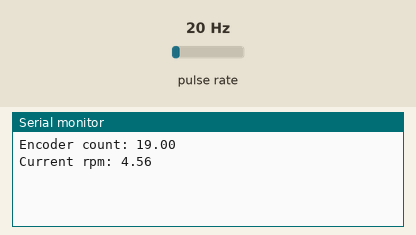
This sketch was run on a simulated Teensy 4. Shown: the last lines printed to the serial monitor. Wiring (inferred from the names in the program): pulse sensor: data A9. The test bench sets the inputs (shaded band); at power-on: pulse rate 20 Hz.

Above: at 1.2 s.
1.3 s: pulse rate (sensor on A9) set to 4 Hz
At 2.6 s:
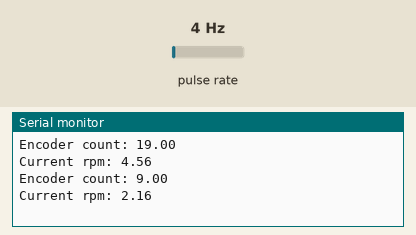
2.8 s: pulse rate (sensor on A9) set to 50 Hz
At 3.8 s:
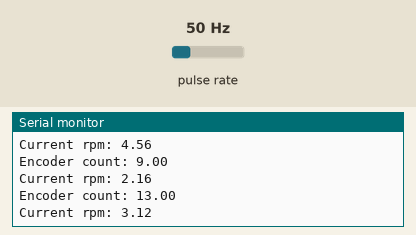
Timing chart, 0 to 5.8 s (numbered marks = the images above; inputs shaded):
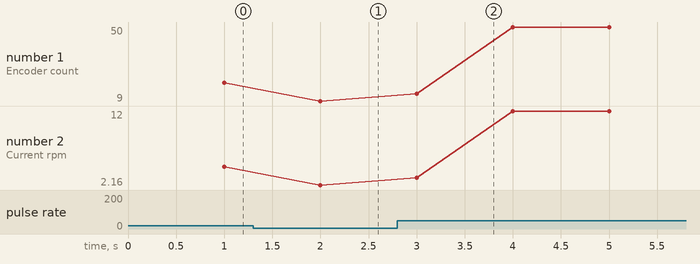

The sketch:

RPM_Calc.ino
```cpp
#define CPR 250
#define MAGNITUDE 1000;
double interval_time_us = 1000000;
double enc_count = 0;
double current_rpm = 0;

int enc_pin = 23;

IntervalTimer rpmTimer;

void pulse_count(){
  enc_count++;
}

void calc_rpm(){
  //double ms = 1000;          //evaluate rpm every ms
  double ms = interval_time_us/MAGNITUDE;          //evaluate rpm every ms
  double rot = (enc_count/CPR);
  current_rpm = (rot*60000)/ms;
  Serial.print("Encoder count: ");
  Serial.println(enc_count);
  Serial.print("Current rpm: ");
  Serial.println(current_rpm);
  enc_count = 0;
}

void setup() {
  // put your setup code here, to run once:
  attachInterrupt(digitalPinToInterrupt(enc_pin), pulse_count, RISING);
  rpmTimer.begin(calc_rpm, interval_time_us);
}

void loop() {
  // put your main code here, to run repeatedly:
}
```

Measured:
- after the input at 1.3 s, the serial monitor: prints a new line after 0.70 s (image 1)
- after the input at 2.8 s, the serial monitor: prints a new line after 0.20 s (image 2)
- plotted number 1: 19 → 9 after the input at 1.3 s, 9 → 50 after the input at 2.8 s
- plotted number 2: 4.56 → 2.16 after the input at 1.3 s, 2.16 → 12 after the input at 2.8 s
